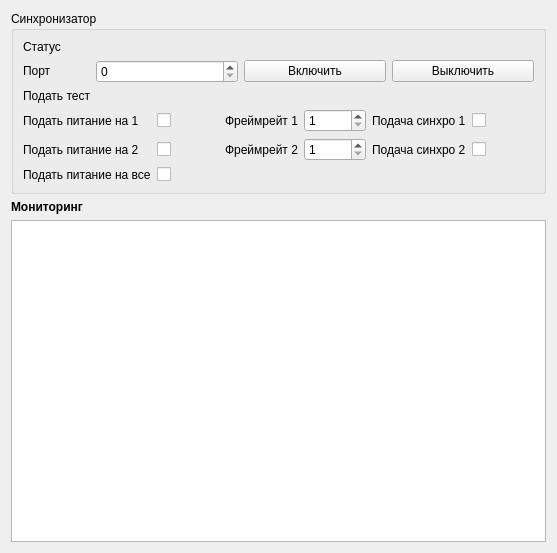
<?xml version="1.0" encoding="UTF-8"?>
<ui version="4.0">
 <class>ServerOptionsWindow</class>
 <widget class="QWidget" name="ServerOptionsWindow">
  <property name="geometry">
   <rect>
    <x>0</x>
    <y>0</y>
    <width>557</width>
    <height>553</height>
   </rect>
  </property>
  <property name="windowTitle">
   <string>Настройки сервера</string>
  </property>
  <layout class="QGridLayout" name="gridLayout_3">
   <item row="0" column="0">
    <widget class="QGroupBox" name="groupBox">
     <property name="title">
      <string>Синхронизатор</string>
     </property>
     <layout class="QGridLayout" name="gridLayout_2">
      <item row="1" column="0">
       <widget class="QLabel" name="label_4">
        <property name="sizePolicy">
         <sizepolicy hsizetype="Fixed" vsizetype="Fixed">
          <horstretch>0</horstretch>
          <verstretch>0</verstretch>
         </sizepolicy>
        </property>
        <property name="text">
         <string>Порт</string>
        </property>
       </widget>
      </item>
      <item row="0" column="0">
       <widget class="QLabel" name="label_2">
        <property name="text">
         <string>Статус</string>
        </property>
       </widget>
      </item>
      <item row="2" column="1">
       <widget class="QLabel" name="testResult">
        <property name="text">
         <string/>
        </property>
       </widget>
      </item>
      <item row="1" column="2">
       <widget class="QPushButton" name="turnOnSynchronizerPushButton">
        <property name="text">
         <string>Включить</string>
        </property>
       </widget>
      </item>
      <item row="0" column="1">
       <widget class="QLabel" name="statusLabel">
        <property name="text">
         <string/>
        </property>
       </widget>
      </item>
      <item row="2" column="0">
       <widget class="QLabel" name="label_5">
        <property name="text">
         <string>Подать тест</string>
        </property>
       </widget>
      </item>
      <item row="1" column="1">
       <widget class="QSpinBox" name="portSpinBox"/>
      </item>
      <item row="1" column="3">
       <widget class="QPushButton" name="disconnectPushButton">
        <property name="text">
         <string>Выключить</string>
        </property>
       </widget>
      </item>
      <item row="3" column="0" colspan="4">
       <layout class="QGridLayout" name="gridLayout">
        <item row="1" column="1">
         <widget class="QCheckBox" name="turnOnSecondCheckBox">
          <property name="text">
           <string/>
          </property>
         </widget>
        </item>
        <item row="0" column="0">
         <widget class="QLabel" name="label_6">
          <property name="text">
           <string>Подать питание на 1</string>
          </property>
         </widget>
        </item>
        <item row="0" column="2">
         <widget class="QLabel" name="label_10">
          <property name="text">
           <string>Фреймрейт 1</string>
          </property>
         </widget>
        </item>
        <item row="0" column="1">
         <widget class="QCheckBox" name="turnOnFirstCheckBox">
          <property name="text">
           <string/>
          </property>
         </widget>
        </item>
        <item row="1" column="0">
         <widget class="QLabel" name="label_7">
          <property name="text">
           <string>Подать питание на 2</string>
          </property>
         </widget>
        </item>
        <item row="1" column="5">
         <widget class="QCheckBox" name="synchroSecondCheckBox">
          <property name="text">
           <string/>
          </property>
         </widget>
        </item>
        <item row="0" column="4">
         <widget class="QLabel" name="label_8">
          <property name="text">
           <string>Подача синхро 1</string>
          </property>
         </widget>
        </item>
        <item row="0" column="5">
         <widget class="QCheckBox" name="synchroFirstCheckBox">
          <property name="text">
           <string/>
          </property>
         </widget>
        </item>
        <item row="1" column="4">
         <widget class="QLabel" name="label_9">
          <property name="text">
           <string>Подача синхро 2</string>
          </property>
         </widget>
        </item>
        <item row="1" column="2">
         <widget class="QLabel" name="label_11">
          <property name="text">
           <string>Фреймрейт 2</string>
          </property>
         </widget>
        </item>
        <item row="0" column="3">
         <widget class="QSpinBox" name="frameRateFirstSpinBox">
          <property name="minimum">
           <number>1</number>
          </property>
          <property name="maximum">
           <number>255</number>
          </property>
         </widget>
        </item>
        <item row="1" column="3">
         <widget class="QSpinBox" name="frameRateSecondSpinBox">
          <property name="minimum">
           <number>1</number>
          </property>
          <property name="maximum">
           <number>255</number>
          </property>
         </widget>
        </item>
        <item row="2" column="1">
         <widget class="QCheckBox" name="allTurnOnCheckBox">
          <property name="text">
           <string/>
          </property>
         </widget>
        </item>
        <item row="2" column="0">
         <widget class="QLabel" name="label_3">
          <property name="text">
           <string>Подать питание на все</string>
          </property>
         </widget>
        </item>
       </layout>
      </item>
     </layout>
    </widget>
   </item>
   <item row="1" column="0">
    <widget class="QLabel" name="label">
     <property name="font">
      <font>
       <weight>75</weight>
       <bold>true</bold>
      </font>
     </property>
     <property name="text">
      <string>Мониторинг</string>
     </property>
    </widget>
   </item>
   <item row="2" column="0">
    <widget class="QTextEdit" name="mainMonitorTextEdit"/>
   </item>
  </layout>
 </widget>
 <resources/>
 <connections/>
</ui>
